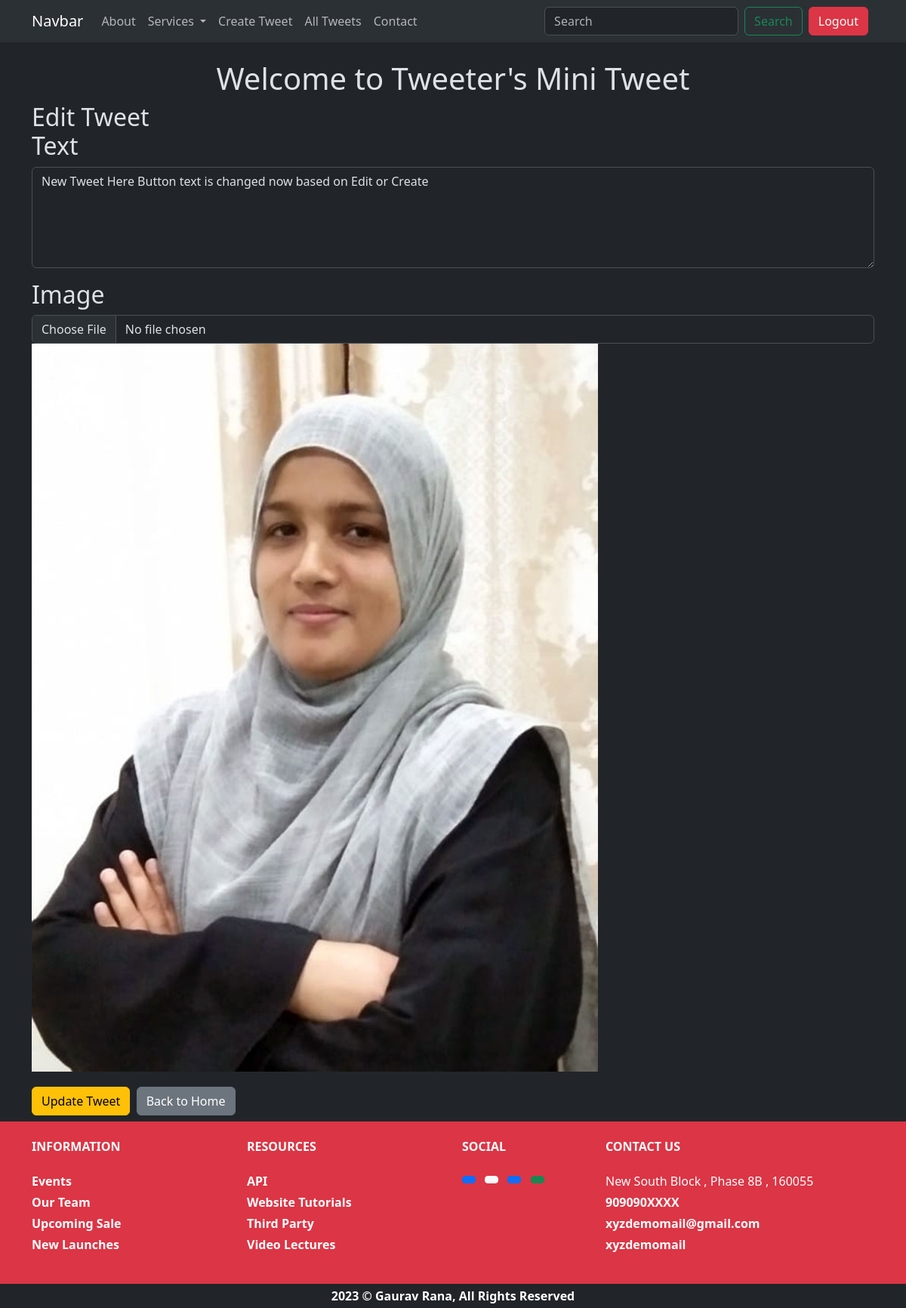
Screenshot of /tweet/4/edit/ (signed in) with the database file from the repository.
### tweet/models.py (models this page shows, shortened)
class Tweet(models.Model):
    user = models.ForeignKey(User, on_delete=models.CASCADE)
    text = models.TextField(max_length=240)
    image = models.ImageField(upload_to='images/', blank=False, null=False)
    created_at = models.DateTimeField(auto_now_add=True)
    updated_at = models.DateTimeField(auto_now=True)

### tweet/views.py (the view)
# urls.py: path('<int:tweet_id>/edit/', views.tweet_edit, name='tweet_edit'),
@login_required
def tweet_edit(request, tweet_id):
   tweet = get_object_or_404(Tweet, pk=tweet_id, user = request.user)
   if request.method == "POST":
     form = TweetForm(request.POST, request.FILES, instance=tweet)
     if form.is_valid():
        tweet = form.save(commit=False)
        tweet.user = request.user
        tweet.save()
        return redirect('tweet_list')
   else:
      form = TweetForm(instance=tweet)
   return render(request, 'tweet_from.html', {'form': form, 'is_edit': True})

### tweet/forms.py
class TweetForm(forms.ModelForm):
    class Meta:
        model = Tweet
        fields = ['text', 'image']

### tweet/templates/tweet_from.html (shortened to what this page needs)
{% extends "layout.html" %} {% block title %} add Tweet | Page {% endblock %}
{% block content %}
<div class="container">
  <div class="row">
    <div class="col-md-12">
      <h1 class="text-center mt-4">Welcome to Tweeter's Mini Tweet</h1>
      <h2>
        {% if form.instance.pk %} Edit Tweet {% else %} Create Tweet {% endif %}
        <form method="post" enctype="multipart/form-data" class="form" id="registration-form">
            <div class="form-group mb-3">
                <label for="id_text" class="mb-2">Text</label>
                <textarea
                    name="text"
                    id="id_text"
                    class="form-control"
                    rows="5"
                >{{ form.text.value|default_if_none:"" }}</textarea>
            </div>
            <div class="form-group mb-3">
                <label for="id_image" class="mb-2">Image</label>
                <input
                    type="file"
                    name="image"
                    id="id_image"
                    class="form-control"
                />
                {% if form.instance.image %}
                    <div class="mb-3">
                        <img src="{{ form.instance.image.url }}" alt="Current image" class="img-fluid">
                    </div>
                {% endif %}
            </div>
            <button class="btn btn-warning" type="submit">
                {% if is_edit %}Update Tweet{% else %}Tweet Now{% endif %}
            </button>
            <a href="{% url 'tweet_list' %}" class="btn btn-secondary">Back to Home</a>
        </form>
      </h2>
    </div>
  </div>
</div>
{% endblock %}

### rows the page displays
Tweet: text "New Tweet Here Button text is changed now based on Edit or Create", instance.image (picture)
